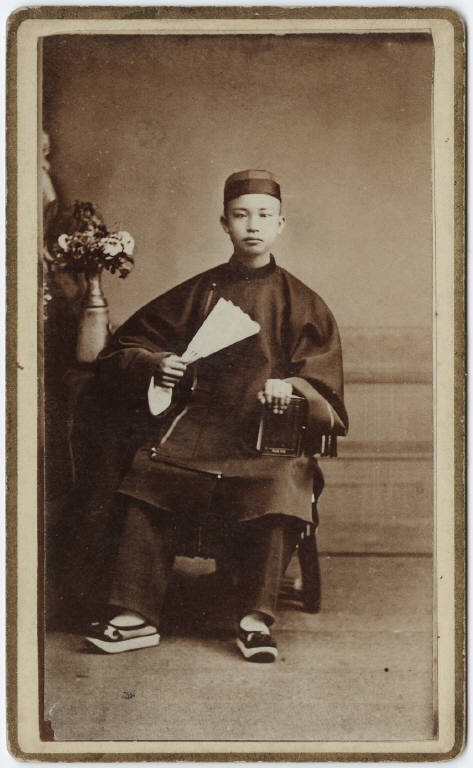
#> input picture 02_数据/faces_src/visitor_01.jpg, 473 x 768 px
$ python build_face_db.py
#> lines starting #> are read from the running program, lines starting #| are printed output that depends on the picture
import json, os, shutil
import cv2, numpy as np
SRC = os.path.join('02_数据','faces_src','visitor_01.jpg')
OUT = os.path.join('02_数据','data_pack','faces')
img = cv2.imdecode(np.fromfile(SRC, dtype=np.uint8), cv2.IMREAD_COLOR)
#> img is the input picture: shape (768, 473, 3); mean B, G, R 88.6, 107.3, 124.8
gray = cv2.cvtColor(img, cv2.COLOR_BGR2GRAY)
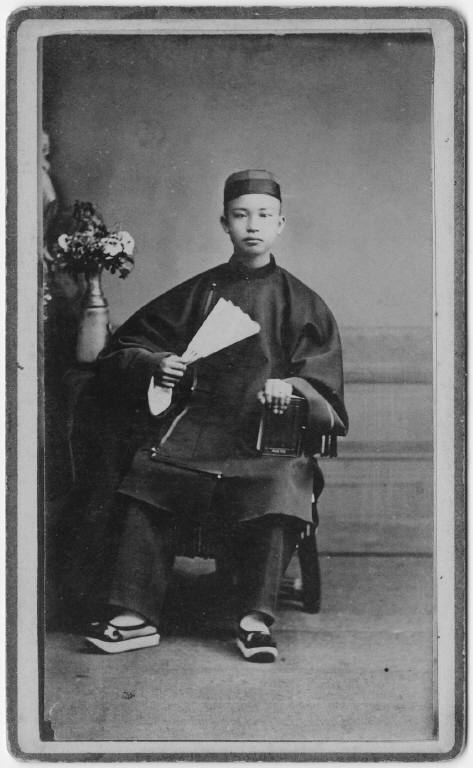
#> gray: shape (768, 473); min 10, max 254, mean 110.4
casc = cv2.CascadeClassifier(os.path.join(cv2.data.haarcascades,'haarcascade_frontalface_default.xml'))
boxes = casc.detectMultiScale(gray, scaleFactor=1.1, minNeighbors=6, minSize=(50,50))
#> boxes = [[221, 189, 66, 66]]
x,y,w,h = max(boxes, key=lambda b: b[2]*b[3])
#> x = 221; y = 189; w = 66; h = 66
pad = int(w*0.16)
#> pad = 10
x0,y0 = max(0,x-pad), max(0,y-pad)
#> x0 = 211; y0 = 179
x1,y1 = min(img.shape[1], x+w+pad), min(img.shape[0], y+h+int(pad*1.6))
#> x1 = 297; y1 = 271
face = cv2.cvtColor(img[y0:y1, x0:x1], cv2.COLOR_BGR2GRAY)
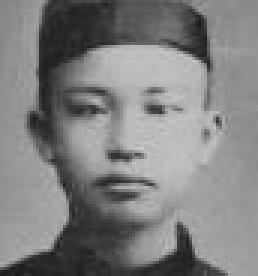
#> face: shape (92, 86) (shown 3 times larger); min 28, max 202, mean 127.7
if os.path.isdir(OUT): shutil.rmtree(OUT)
os.makedirs(OUT)
def prep(g, zoom=1.0, rot=0.0, dx=0, dy=0, bright=0, blur=0, gamma=1.0):
    im = g.astype(np.float32)
    im = (np.power(np.clip(im,0,255)/255.0, gamma)*255.0)
    im = np.clip(im + bright, 0, 255).astype(np.uint8)
    h, w = im.shape
    M = cv2.getRotationMatrix2D((w/2, h/2), rot, zoom)
    M[0,2] += dx; M[1,2] += dy
    im = cv2.warpAffine(im, M, (w, h), borderMode=cv2.BORDER_REPLICATE)
    if blur:
        k = blur*2+1
        im = cv2.GaussianBlur(im, (k,k), 0)
    im = cv2.resize(im, (200,200))
    return cv2.equalizeHist(im)
variants = [
    dict(),
    dict(zoom=1.10),
    dict(zoom=0.92),
    dict(rot=6),
    dict(rot=-6),
    dict(dx=10, dy=6),
    dict(bright=14, gamma=0.9),
    dict(bright=-12, gamma=1.15, blur=1),
]
n = 0
for v in variants:
    n += 1
    out = prep(face, **v)
    cv2.imencode('.jpg', out)[1].tofile(os.path.join(OUT, '1_%02d.jpg' % n))
#> this loop made 8 passes
#> pass 1, in prep, `im = cv2.resize(im, (200,200))`:
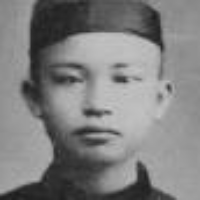
#> im: shape (200, 200); min 28, max 200, mean 127.5
#> pass 1, `out = prep(face, **v)`:
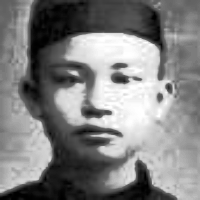
#> out: shape (200, 200); min 0, max 255, mean 128.8
#> pass 2, in prep (call 2), `im = cv2.warpAffine(im, M, (w, h), borderMode=cv2.BORDER_REPLICATE)`:
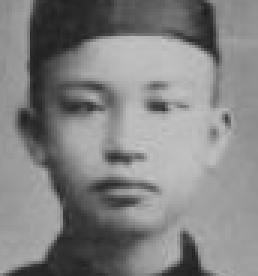
#> im: shape (92, 86) (shown 3 times larger); min 31, max 196, mean 130.6
#> after the loop, n = 8
json.dump({'1':'预约访客'}, open(os.path.join(OUT,'labels.json'),'w',encoding='utf-8'), ensure_ascii=False, indent=2)
base = prep(face)
cv2.imencode('.jpg', base)[1].tofile(os.path.join('02_数据','data_pack','faces','print_visitor.jpg'))
print('samples', n)
#| samples 8
files = sorted(f for f in os.listdir(OUT) if f.startswith('1_'))
#> files = []
ims = [cv2.imdecode(np.fromfile(os.path.join(OUT,f), dtype=np.uint8), cv2.IMREAD_GRAYSCALE) for f in files]
mx = 0
for i in range(len(ims)):
    for j in range(i+1, len(ims)):
        d = float(np.mean(np.abs(ims[i].astype(np.float32)-ims[j].astype(np.float32))))
        mx = max(mx, d)
#> this loop made 0 passes
print('max pairwise diff', round(mx,2))
